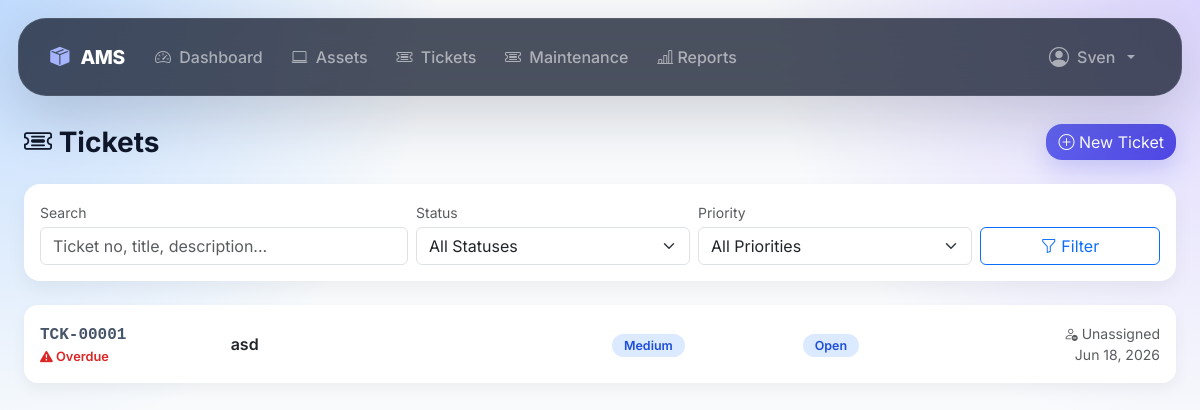
/tickets/ (signed in), run on the app's committed database.
### accounts/models.py (models this page shows, shortened)
class User(AbstractUser ,TimeStampedModel):
    class Roles(models.TextChoices):
        ADMIN = "admin", "Admin"
        MANAGER = "manager", "Manager"
        IT_EXPERT = "it_expert", "IT Expert"
        EMPLOYEE = "employee", "Employee"
    email = models.EmailField(
        unique=True
    )
    employee_id = models.CharField(
        max_length=20,
        unique=True,
        db_index=True,
        verbose_name="Employee ID"
    )
    role = models.CharField(
        max_length=20,
        choices=Roles.choices,
        default=Roles.EMPLOYEE,
        db_index=True,
    )
    phone_number = models.CharField(
        max_length=20,
        blank=True,
    )
    department = models.ForeignKey(
        Department,
        on_delete=models.SET_NULL,
        null=True,
        blank=True,
        related_name="users",
    )
    position = models.CharField(
        max_length=100,
        blank=True,
    )
    avatar = models.ImageField(
        upload_to="users/avatars/",
        blank=True,
        null=True,
    )
    class Meta:
        ordering = ["last_name", "first_name"]
        verbose_name = "User"
        verbose_name_plural = "Users"
        indexes = [
            models.Index(fields=["role"]),
        ]
    @property
    def is_staff_member(self):
        if self.is_superuser:
            return True
        return self.role in (
            self.Roles.ADMIN,
            self.Roles.MANAGER,
            self.Roles.IT_EXPERT,
        )

### tickets/models.py (models this page shows, shortened)
class Ticket(TimeStampedModel):
    class Priority(models.TextChoices):
        LOW = "low", "Low"
        MEDIUM = "medium", "Medium"
        HIGH = "high", "High"
        URGENT = "urgent", "Urgent"
    class Status(models.TextChoices):
        OPEN = "open", "Open"
        IN_PROGRESS = "in_progress", "In Progress"
        AWAITING_USER = "awaiting_user", "Awaiting User"
        RESOLVED = "resolved", "Resolved"
        CLOSED = "closed", "Closed"
    ticket_no = models.CharField(
        max_length=20,
        unique=True,
        editable=False,
    )
    title = models.CharField(
        max_length=255
    )
    description = models.TextField()
    created_by = models.ForeignKey(
        User,
        on_delete=models.CASCADE,
        related_name="tickets_created",
    )
    assigned_to = models.ForeignKey(
        User,
        on_delete=models.SET_NULL,
        null=True,
        blank=True,
        related_name="tickets_assigned",
        limit_choices_to={
            "role__in": [
                "admin",
                "manager",
                "it_expert",
            ]
        },
    )
    asset = models.ForeignKey(
        Asset,
        on_delete=models.SET_NULL,
        null=True,
        blank=True,
        related_name="tickets",
        help_text="Related asset (optional)",
    )
    priority = models.CharField(
        max_length=20,
        choices=Priority.choices,
        default=Priority.MEDIUM,
        db_index=True,
    )
    status = models.CharField(
        max_length=20,
        choices=Status.choices,
        default=Status.OPEN,
        db_index=True,
    )
    resolved_at = models.DateTimeField(
        null=True,
        blank=True,
    )
    closed_at = models.DateTimeField(
        null=True,
        blank=True,
    )
    @property
    def is_open(self) -> bool:
        return self.status in (
            self.Status.OPEN,
            self.Status.IN_PROGRESS,
            self.Status.AWAITING_USER,
        )
    @property
    def is_overdue(self) -> bool:
        if not self.is_open:
            return False
        return (
            timezone.now() - self.created_at
        ).days > 3
    class Meta:
        verbose_name = "Ticket"
        verbose_name_plural = "Tickets"
        ordering = ["-created_at"]
        indexes = [
            models.Index(
                fields=["status", "priority"]
            ),
            models.Index(
                fields=["assigned_to", "status"]
            ),
        ]

### tickets/views.py (the view)
# urls.py: path("",                  views.TicketListView.as_view(),          name="ticket-list"),
class TicketListView(LoginRequiredMixin, ListView):
    model = Ticket
    template_name = "tickets/ticket_list.html"
    context_object_name = "tickets"
    paginate_by = 20
    def get_queryset(self):
        qs = (
            Ticket.objects
            .select_related(
                "created_by",
                "assigned_to",
                "asset",
            )
            .order_by("-created_at")
        )
        user = self.request.user
        if not user.is_staff_member:
            qs = qs.filter(created_by=user)
        status = self.request.GET.get("status")
        priority = self.request.GET.get("priority")
        search = self.request.GET.get("search")
        if status:
            qs = qs.filter(status=status)
        if priority:
            qs = qs.filter(priority=priority)
        if search:
            qs = qs.filter(
                Q(ticket_no__icontains=search)
                | Q(title__icontains=search)
                | Q(description__icontains=search)
            )
        return qs
    def get_context_data(self, **kwargs):
        context = super().get_context_data(**kwargs)
        context["status_choices"] = Ticket.Status.choices
        context["priority_choices"] = Ticket.Priority.choices
        context["current_status"] = self.request.GET.get(
            "status",
            "",
        )
        context["current_priority"] = self.request.GET.get(
            "priority",
            "",
        )
        context["search"] = self.request.GET.get(
            "search",
            "",
        )
        return context

### tickets/templates/tickets/ticket_list.html (shortened to what this page needs)
{% extends "base.html" %}
{% block content %}
<div class="container-fluid">
    <div class="page-header">
        <h3 class="fw-bold mb-0">
            <i class="bi bi-ticket-detailed"></i> Tickets
        </h3>
        <a href="{% url 'ticket-create' %}" class="btn btn-primary">
            <i class="bi bi-plus-circle"></i> New Ticket
        </a>
    </div>
    <div class="card filter-card">
        <div class="card-body p-3">
            <form method="get" class="row g-2 align-items-end">
                <div class="col-md-4">
                    <label class="form-label small text-muted mb-1">Search</label>
                    <input type="text" name="search" class="form-control"
                           placeholder="Ticket no, title, description..."
                           value="{{ search }}">
                </div>
                <div class="col-md-3">
                    <label class="form-label small text-muted mb-1">Status</label>
                    <select name="status" class="form-select">
                        <option value="">All Statuses</option>
                    </select>
                </div>
                <div class="col-md-3">
                    <label class="form-label small text-muted mb-1">Priority</label>
                    <select name="priority" class="form-select">
                        <option value="">All Priorities</option>
                    </select>
                </div>
                <div class="col-md-2">
                    <button type="submit" class="btn btn-outline-primary w-100">
                        <i class="bi bi-funnel"></i> Filter
                    </button>
                </div>
            </form>
        </div>
    </div>
    {% if tickets %}
        {% for ticket in tickets %}
        <div class="card ticket-card">
            <div class="card-body p-3">
                <div class="row align-items-center">
                    <div class="col-md-2">
                        <a href="{% url 'ticket-detail' ticket.pk %}" class="ticket-no text-decoration-none">
                            {{ ticket.ticket_no }}
                        </a>
                        {% if ticket.is_overdue %}
                            <div class="overdue-flag">
                                <i class="bi bi-exclamation-triangle-fill"></i> Overdue
                            </div>
                        {% endif %}
                    </div>
                    <div class="col-md-4">
                        <a href="{% url 'ticket-detail' ticket.pk %}" class="text-decoration-none text-dark fw-semibold">
                            {{ ticket.title }}
                        </a>
                    </div>
                    <div class="col-md-2">
                        <span class="badge-pill badge-priority-{{ ticket.priority }}">
                            {{ ticket.get_priority_display }}
                        </span>
                    </div>
                    <div class="col-md-2">
                        <span class="badge-pill badge-status-{{ ticket.status }}">
                            {{ ticket.get_status_display }}
                        </span>
                    </div>
                    <div class="col-md-2 text-md-end">
                        <div class="small text-muted">
                            {% if ticket.assigned_to %}
                                <i class="bi bi-person-check"></i> {{ ticket.assigned_to }}
                            {% else %}
                                <i class="bi bi-person-dash"></i> Unassigned
                            {% endif %}
                        </div>
                        <div class="small text-muted">{{ ticket.created_at|date:"M d, Y" }}</div>
                    </div>
                </div>
            </div>
        </div>
        {% endfor %}
    {% else %}
        <div class="empty-state">
            <i class="bi bi-ticket-perforated fs-1 d-block mb-3"></i>
            No tickets found.
        </div>
    {% endif %}
</div>
{% endblock %}

### templates/base.html (shortened to what this page needs)
<!DOCTYPE html>
<html lang="en">
<head>
    <link href="https://cdn.jsdelivr.net/npm/bootstrap@5.3.3/dist/css/bootstrap.min.css"
          rel="stylesheet">
    <link href="https://cdn.jsdelivr.net/npm/bootstrap-icons@1.11.0/font/bootstrap-icons.css"
          rel="stylesheet">
    <link href="https://cdn.jsdelivr.net/npm/bootstrap@5.3.3/dist/css/bootstrap.min.css" rel="stylesheet">
    <link href="https://cdn.jsdelivr.net/npm/bootstrap-icons@1.11.0/font/bootstrap-icons.css" rel="stylesheet">
</head>
<body>
{% if user.is_authenticated %}
<nav class="navbar navbar-expand-lg navbar-dark">
    <div class="container-fluid">
        <a class="navbar-brand" href="{% url 'dashboard' %}">
            <i class="bi bi-box-seam-fill me-2"></i>
            AMS
        </a>
        <div class="collapse navbar-collapse" id="navbarNav">
            <ul class="navbar-nav me-auto">
                <li class="nav-item">
                    <a class="nav-link"
                       href="{% url 'dashboard' %}">
                        <i class="bi bi-speedometer2 me-1"></i>
                        Dashboard
                    </a>
                </li>
                <li class="nav-item">
                    <a class="nav-link"
                       href="{% url 'asset-list' %}">
                        <i class="bi bi-laptop me-1"></i>
                        Assets
                    </a>
                </li>
                <li class="nav-item">
                    <a class="nav-link"
                       href="{% url 'ticket-list' %}">
                        <i class="bi bi-ticket-detailed me-1"></i>
                        Tickets
                    </a>
                </li>
                <li class="nav-item">
                    <a class="nav-link"
                       href="{% url 'maintenance-log-list' %}">
                        <i class="bi bi-ticket-detailed me-1"></i>
                        Maintenance
                    </a>
                </li>
                <li class="nav-item">
                    <a class="nav-link" href="{% url 'reports' %}">
                        <i class="bi bi-bar-chart-line"></i>
                        Reports
                    </a>
                </li>
            </ul>
            <ul class="navbar-nav">
                <li class="nav-item dropdown">
                    <a class="nav-link dropdown-toggle d-flex align-items-center gap-2"
                       href="#"
                       data-bs-toggle="dropdown">
                        {% if user.avatar %}
                            <img src="{{ user.avatar.url }}"
                                 class="user-avatar">
                        {% else %}
                            <i class="bi bi-person-circle fs-5"></i>
                        {% endif %}
                        <span>
                            {{ user.get_full_name|default:user.username }}
                        </span>
                    </a>
                </li>
            </ul>
        </div>
    </div>
</nav>
{% endif %}
<main class="container-fluid">
    {% block content %}{% endblock %}
</main>
</body>
</html>

### templates/base.html (style rules this page uses)
:root { --primary:#6366f1; --primary-dark:#4f46e5; --glass-bg:rgba(255,255,255,.55); --glass-border:rgba(255,255,255,.35); --dark:#0f172a; --muted:#64748b; }
* { font-family:'Inter',sans-serif; }
body { min-height:100vh; background: radial-gradient(circle at top left,#bfdbfe 0%,transparent 30%), radial-gradient(circle at top right,#ddd6fe 0%,transparent 30%), radial-gradient(circle at bottom,#e0e7ff 0%,transparent 25%), #f8fafc; background-attachment:fixed; color:var(--dark); }
.navbar { margin:18px; border-radius:28px; background:rgba(15,23,42,.75) !important; backdrop-filter:blur(24px); -webkit-backdrop-filter:blur(24px); border:1px solid rgba(255,255,255,.08); box-shadow: 0 20px 60px rgba(15,23,42,.18); padding:.8rem 1.2rem; position: relative; z-index: 9999; }
.navbar-brand { font-weight:800; font-size:1.2rem; letter-spacing:-.5px; }
.navbar-brand i { color:#a5b4fc; }
.nav-link { border-radius:14px; padding:.65rem .9rem !important; transition:.25s ease; font-weight:500; }
main { padding:10px 20px 40px; }
.btn-primary { border:none; border-radius:16px; background: linear-gradient( 135deg, #6366f1, #4f46e5 ); box-shadow: 0 10px 25px rgba(99,102,241,.25); transition:.25s; }

### tickets/templates/tickets/ticket_list.html (style rules this page uses)
.page-header { display: flex; justify-content: space-between; align-items: center; margin-bottom: 1.5rem; flex-wrap: wrap; gap: 1rem; }
.filter-card { border: none; border-radius: 16px; box-shadow: 0 8px 20px rgba(0,0,0,.05); margin-bottom: 1.5rem; }
.ticket-card { border: none; border-radius: 14px; box-shadow: 0 6px 16px rgba(0,0,0,.05); margin-bottom: 1rem; transition: .2s; }
.ticket-no { font-family: monospace; font-weight: 700; color: #475569; }
.badge-priority-medium { background: #dbeafe; color: #1d4ed8; }
.badge-status-open { background: #dbeafe; color: #1d4ed8; }
.badge-pill { padding: 4px 12px; border-radius: 20px; font-size: .78rem; font-weight: 600; }
.overdue-flag { color: #dc2626; font-size: .8rem; font-weight: 600; }

### data on the page
User: get_full_name "Sven"
Ticket: ticket_no "TCK-00001", shows "Overdue", title "asd", priority "Medium", status "Open", shows "Unassigned", created_at "Jun 18, 2026"
